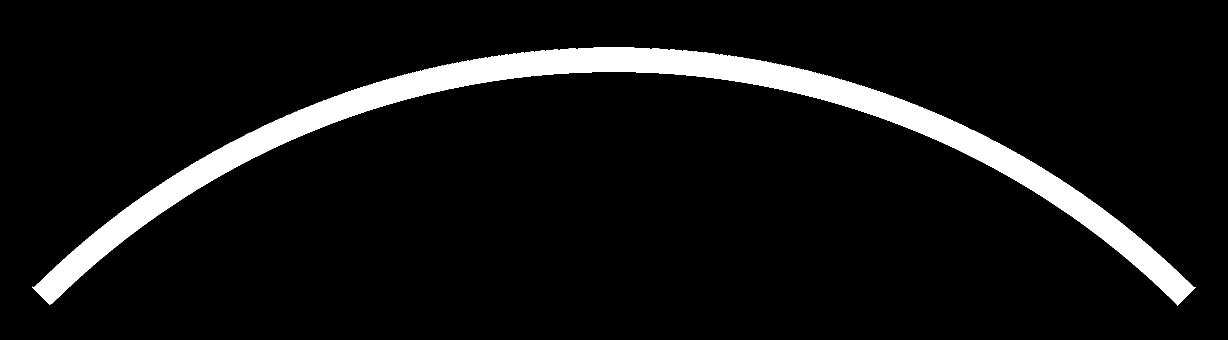
#> input picture ur5/current_masks/fixed_curved_channel.png, 2456 x 680 px (shown at 1/2 size)
$ python resources_old.py
#> lines starting #> are read from the running program, lines starting #| are printed output that depends on the picture; after the words box and inside, x2 and y2 are one past the last pixel; in counts of white or black regions, pixels touching at a corner belong together
import cv2
import numpy as np

# [minY, maxY, minX, maxX]
# only works well if you are resizing the image to be 640, by 480
# CROP_REGION = [120, 360, 130, 460]
# only works if you're using the original 1280 by 720 image
# CROP_REGION = [136, 600, 321, 940]
CROP_REGION = [250, 843, 286, 1122]
# [9 lines of commented-out code are left out]
curved_template_mask = cv2.imread('current_masks/fixed_curved_channel.png')
#> curved_template_mask is the input picture: shape (680, 2456, 3); 7.4% white; 1 white region, box (x1, y1, x2, y2) and area: (64, 95, 2391, 611) 123837
straight_template_mask = cv2.imread('current_masks/master_straight_channel_template.png')
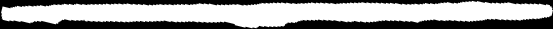
#> input picture ur5/template_masks/master_straight_channel_template.png, 553 x 29 px, found by its file name
#> straight_template_mask is the input picture: shape (29, 553, 3); min 0, max 255, mean 154.1
trapezoid_template_mask = cv2.imread('current_masks/fixed_trapezoid_channel.png')
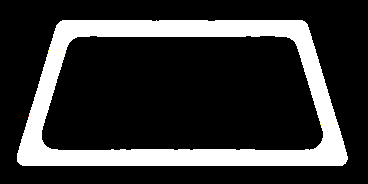
#> input picture ur5/current_masks/fixed_trapezoid_channel.png, 368 x 184 px
#> trapezoid_template_mask is the input picture: shape (184, 368, 3); mean B, G, R 52.3, 52.4, 52.4


MIDPOINT_THRESHOLD = 10
